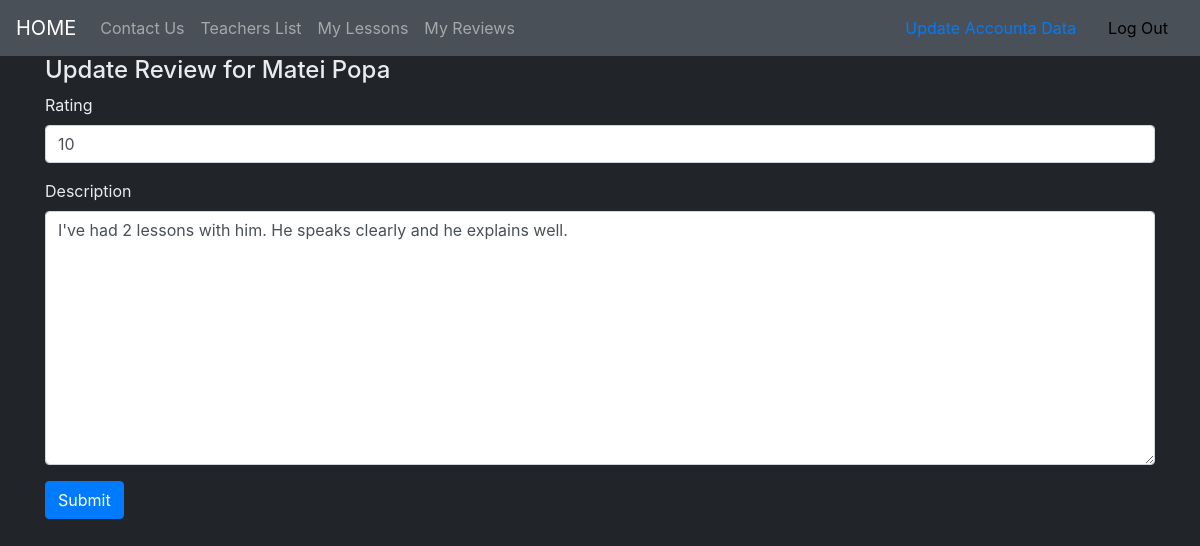
Screenshot of /reviews/sr/update/12/ (signed in) with the database file from the repository.
### reviews/models.py (models this page shows, shortened)
class Review(models.Model):
    user = models.ForeignKey(User, on_delete=models.CASCADE)
    teacher = models.ForeignKey(Teacher, on_delete=models.CASCADE, null=True)
    sent_date = models.DateField(auto_now_add=True)
    description = models.TextField()
    rating = models.PositiveIntegerField(validators = [rating_validator])
    class Meta:
        ordering = ["-sent_date"]
        unique_together = ['user', 'teacher']

### accounts/models.py (models this page shows, shortened)
class Teacher(models.Model):
    user = models.OneToOneField(User, on_delete=models.CASCADE, primary_key=True)
    subject = models.ForeignKey(Subject, on_delete=models.SET_NULL, null=True)
    price = models.IntegerField(default=100)

class User(AbstractUser):
    phone_number = models.CharField(max_length=10,blank=False, validators=[phone_number_validator], unique=True)
    email = models.EmailField(unique=True)
    is_student = models.BooleanField(default=False)
    is_teacher = models.BooleanField(default=False)

### reviews/views.py (the view, shortened to what this page needs)
# urls.py: path('sr/update/<int:pk>/',views.UpdateReview.as_view(), name='update_review'),
@method_decorator([login_required, student_required], name='dispatch')
class UpdateReview(LoginRequiredMixin,generic.UpdateView):
    fields = ["rating","description"]
    model = Review
    template_name = 'reviews/review_update.html'

### reviews/templates/reviews/review_update.html (shortened to what this page needs)
{% extends "base.html" %}
{% load django_bootstrap5 %}
{% block content %}
    <h4>Update Review for {{review.teacher.user.first_name}} {{review.teacher.user.last_name}}</h4>
    <form method="POST" action="{% url 'reviews:update_review' pk=review.pk %}" id="review_form">
        {% bootstrap_form form %}
        <input type="submit" value="Submit" class="btn btn-primary btn-large">
    </form>
{% endblock %}

### static/invicta/css/master.css (style rules this page uses)
body { background-color: #212529; color: #E9ECEF; }

### rows the page displays
Review: teacher.user.first_name "Matei", teacher.user.last_name "Popa", rating "10", description "I've had 2 lessons with him. He speaks clearly and he explains well."
